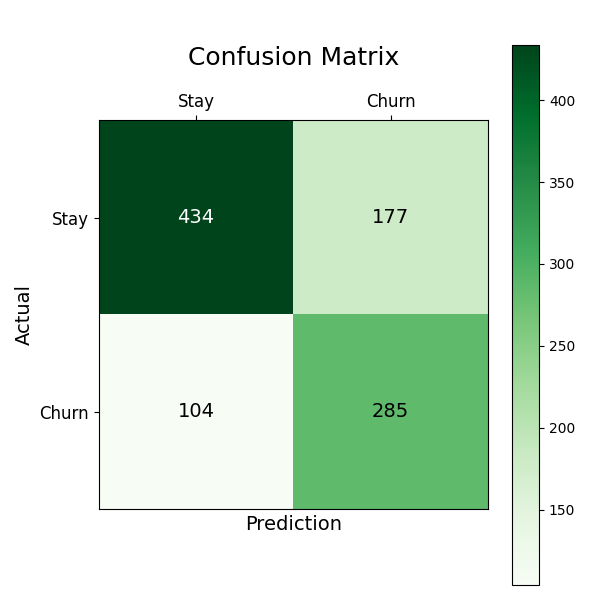

Source code (Python):
import matplotlib.pyplot as plt
import numpy as np

cm = np.array([
    [434, 177],
    [104, 285]
])

classes = ["Stay", "Churn"]

plt.figure(figsize=(6, 6))
plt.imshow(cm, interpolation="nearest", cmap=plt.cm.Greens) # type: ignore

plt.title("Confusion Matrix", fontsize=18, pad=20)
plt.colorbar()

tick_marks = np.arange(len(classes))
plt.xticks(tick_marks, classes, fontsize=12)
plt.yticks(tick_marks, classes, fontsize=12)

plt.xlabel("Prediction", fontsize=14)
plt.ylabel("Actual", fontsize=14)

plt.tick_params(top=True, bottom=False, labeltop=True, labelbottom=False)

for i in range(cm.shape[0]):
    for j in range(cm.shape[1]):
        plt.text(
            j,
            i,
            str(cm[i, j]),
            ha="center",
            va="center",
            color="white" if cm[i, j] > 300 else "black",
            fontsize=14
        )

plt.tight_layout()
plt.savefig("confusion_matrix.png")
plt.show()
